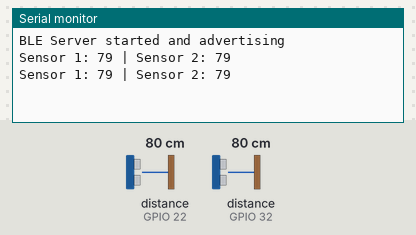
Bench run of a program on a simulated ESP32. Shown: the last lines printed to the serial monitor. Wiring (inferred from the names in the program): 2 × ultrasonic range finder: trigger GPIO 23, echo GPIO 22 / trigger GPIO 33, echo GPIO 32. Inputs (shaded band) come from the test bench; at power-on: distance to the obstacle (sensors on GPIO 22, GPIO 32) 80 cm. The echo pulse lasts 58.3 µs per cm; nothing arrives over Bluetooth unless stated; a phone connects over Bluetooth LE 3 s after start.

Above: at 1.8 s.
1.9 s: distance to the obstacle (sensor on GPIO 22) set to 2 cm
At 3.8 s:
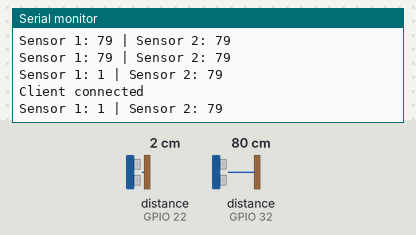
4.5 s: distance to the obstacle (sensor on GPIO 32) set to 2 cm
At 5.7 s:
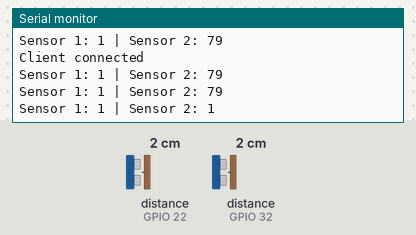
6.0 s: distance to the obstacle (sensor on GPIO 22) set to 4 cm
At 6.6 s:
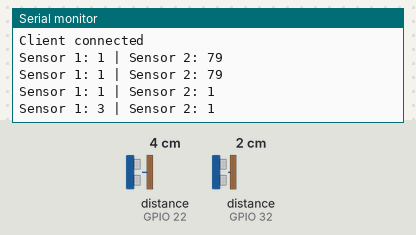
7.5 s: distance to the obstacle (sensor on GPIO 32) set to 4 cm
At 8.9 s:
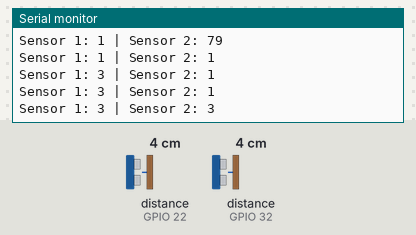
Timing chart, 0 to 10.0 s (numbered marks = the images above; inputs shaded):
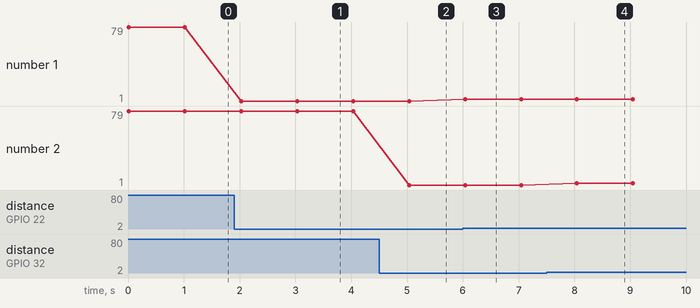

Measured:
- after the input at 1.9 s, the serial monitor: prints a new line after 0.13 s (image 1)
- after the input at 4.5 s, the serial monitor: prints a new line after 0.54 s (image 2)
- after the input at 6.0 s, the serial monitor: prints a new line at once (image 3)
- after the input at 7.5 s, the serial monitor: prints a new line after 0.55 s (image 4)
- plotted number 1: 1 → 3 after the input at 6.0 s

The program:

main.cpp
```cpp
#include <Arduino.h>
#include <BLEDevice.h>
#include <BLEServer.h>
#include <BLEUtils.h>
#include <BLE2902.h>

// BLE Service UUID
#define SERVICE_UUID "4fafc201-1fb5-459e-8fcc-c5c9c331914b"
// Characteristic UUID for sensor data
#define CHAR_UUID_SENSOR_A "68a44f5d-5d78-4d08-86a8-4f8abf8e4c4b"
#define CHAR_UUID_SENSOR_B "094f0fce-dfff-4c6f-875c-c86e4aaff2cb"

BLEServer *pServer;
BLEService *pService;
BLECharacteristic *pCharacteristicA;
BLECharacteristic *pCharacteristicB;

const int trigPin1 = 23; // Trigger pin for sensor 1
const int echoPin1 = 22; // Echo pin for sensor 1
const int trigPin2 = 33; // Trigger pin for sensor 2
const int echoPin2 = 32; // Echo pin for sensor 2
// const int detectionThreshold = 15; // Distance threshold for HIGH state (in cm)

// Function to read ultrasonic sensor and return true if object detected
int readSensor(int trigPin, int echoPin)
{
  // Clear the trigPin
  digitalWrite(trigPin, LOW);
  delayMicroseconds(2);

  // Set the trigPin HIGH for 10 microseconds
  digitalWrite(trigPin, HIGH);
  delayMicroseconds(10);
  digitalWrite(trigPin, LOW);

  // Read the echoPin, returns the sound wave travel time in microseconds
  long duration = pulseIn(echoPin, HIGH);

  // Calculate the distance (in cm)
  float distance = (duration * 0.034) / 2;

  // Return distance value (in cm)
  return (distance);
}

class MyServerCallbacks : public BLEServerCallbacks
{
  void onConnect(BLEServer *pServer)
  {
    Serial.println("Client connected");
  }

  void onDisconnect(BLEServer *pServer)
  {
    Serial.println("Client disconnected");
    BLEDevice::startAdvertising();
  }
};

void setup()
{
  // Initialize serial for debugging
  Serial.begin(9600);

  // Initialize sensor pins
  pinMode(trigPin1, OUTPUT);
  pinMode(echoPin1, INPUT);
  pinMode(trigPin2, OUTPUT);
  pinMode(echoPin2, INPUT);

  // Initialize BLE
  BLEDevice::init("ESP32_WS_Input"); // Name of the device
  pServer = BLEDevice::createServer();
  pServer->setCallbacks(new MyServerCallbacks());
  pService = pServer->createService(SERVICE_UUID);

  pCharacteristicA = pService->createCharacteristic(
      CHAR_UUID_SENSOR_A,
      BLECharacteristic::PROPERTY_READ | BLECharacteristic::PROPERTY_NOTIFY);
  pCharacteristicB = pService->createCharacteristic(
      CHAR_UUID_SENSOR_B,
      BLECharacteristic::PROPERTY_READ | BLECharacteristic::PROPERTY_NOTIFY);

  pCharacteristicA->addDescriptor(new BLE2902());
  pCharacteristicB->addDescriptor(new BLE2902());

  // Start advertising
  pService->start();
  BLEAdvertising *pAdvertising = BLEDevice::getAdvertising();
  pAdvertising->addServiceUUID(SERVICE_UUID);
  pAdvertising->setScanResponse(true);
  pAdvertising->setMinPreferred(0x06);
  pAdvertising->setMinPreferred(0x12);
  BLEDevice::startAdvertising();

  Serial.println("BLE Server started and advertising");
}

// void loop()
// {
//   // Read both sensors
//   bool sensor1State = readSensor(trigPin1, echoPin1);
//   bool sensor2State = readSensor(trigPin2, echoPin2);

//   // For debugging - print sensor states to serial
//   Serial.print("Sensor 1: ");
//   Serial.print(sensor1State ? "DETECTED" : "CLEAR");
//   Serial.print(" | Sensor 2: ");
//   Serial.println(sensor2State ? "DETECTED" : "CLEAR");

//   // Create a data structure to send both sensor states
//   uint8_t sensorData[2] = {sensor1State, sensor2State};

//   // Update BLE characteristic
//   pCharacteristic->setValue(sensorData, 2);
//   pCharacteristic->notify();

//   delay(100); // Adjust polling rate as needed
// }

void loop()
{
  // Simulate ultrasonic sensor readings
  int sensorValueA = readSensor(trigPin1, echoPin1);
  int sensorValueB = readSensor(trigPin2, echoPin2);

  // For debugging - print sensor states to serial
  Serial.print("Sensor 1: ");
  Serial.print(sensorValueA);
  Serial.print(" | Sensor 2: ");
  Serial.println(sensorValueB);

  // Send sensor values as strings (or binary if preferred)
  pCharacteristicA->setValue(sensorValueA);
  pCharacteristicA->notify();

  pCharacteristicB->setValue(sensorValueB);
  pCharacteristicB->notify();

  delay(1000); // 1 second update interval
}
```
